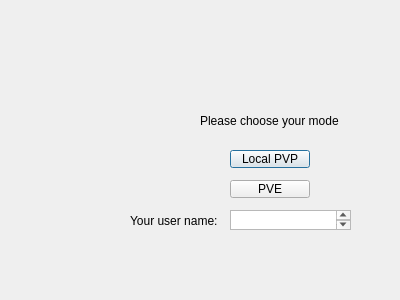
<?xml version="1.0" encoding="UTF-8"?>
<ui version="4.0">
 <class>w_ChangeMode</class>
 <widget class="QDialog" name="w_ChangeMode">
  <property name="geometry">
   <rect>
    <x>0</x>
    <y>0</y>
    <width>400</width>
    <height>300</height>
   </rect>
  </property>
  <property name="windowTitle">
   <string>Dialog</string>
  </property>
  <widget class="QLabel" name="label">
   <property name="geometry">
    <rect>
     <x>30</x>
     <y>10</y>
     <width>81</width>
     <height>81</height>
    </rect>
   </property>
   <property name="text">
    <string/>
   </property>
  </widget>
  <widget class="QLabel" name="label_2">
   <property name="geometry">
    <rect>
     <x>40</x>
     <y>100</y>
     <width>91</width>
     <height>81</height>
    </rect>
   </property>
   <property name="text">
    <string/>
   </property>
  </widget>
  <widget class="QLabel" name="label_3">
   <property name="geometry">
    <rect>
     <x>30</x>
     <y>190</y>
     <width>91</width>
     <height>91</height>
    </rect>
   </property>
   <property name="text">
    <string/>
   </property>
  </widget>
  <widget class="QPushButton" name="pushButton">
   <property name="geometry">
    <rect>
     <x>230</x>
     <y>150</y>
     <width>80</width>
     <height>18</height>
    </rect>
   </property>
   <property name="text">
    <string>Local PVP</string>
   </property>
  </widget>
  <widget class="QPushButton" name="pushButton_2">
   <property name="geometry">
    <rect>
     <x>230</x>
     <y>180</y>
     <width>80</width>
     <height>18</height>
    </rect>
   </property>
   <property name="text">
    <string>PVE</string>
   </property>
  </widget>
  <widget class="QLabel" name="label_4">
   <property name="geometry">
    <rect>
     <x>200</x>
     <y>110</y>
     <width>151</width>
     <height>21</height>
    </rect>
   </property>
   <property name="text">
    <string>Please choose your mode</string>
   </property>
  </widget>
  <widget class="QLabel" name="label_5">
   <property name="geometry">
    <rect>
     <x>170</x>
     <y>10</y>
     <width>211</width>
     <height>101</height>
    </rect>
   </property>
   <property name="text">
    <string/>
   </property>
  </widget>
  <widget class="QPlainTextEdit" name="plainTextEdit">
   <property name="geometry">
    <rect>
     <x>230</x>
     <y>210</y>
     <width>121</width>
     <height>20</height>
    </rect>
   </property>
  </widget>
  <widget class="QLabel" name="label_6">
   <property name="geometry">
    <rect>
     <x>130</x>
     <y>210</y>
     <width>101</width>
     <height>21</height>
    </rect>
   </property>
   <property name="text">
    <string>Your user name:</string>
   </property>
  </widget>
 </widget>
 <resources/>
 <connections/>
</ui>
